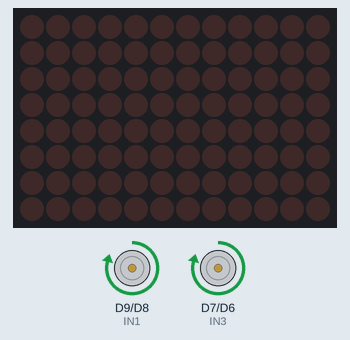
The sketch below on a simulated Arduino Uno R4 WiFi. Shown: 12×8 LED matrix, motor-driver pin pairs drawn as motors (green arrow = first pin HIGH = forward, orange = second pin HIGH = backward, longer = more drive, scaled by the enable pin).

Above: at 1.5 s.
At 4.5 s:
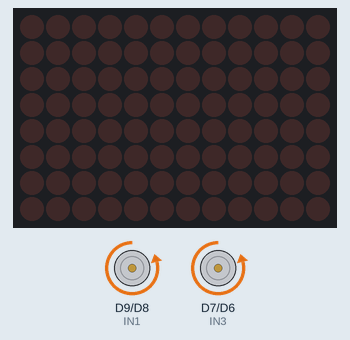
At 7.5 s:
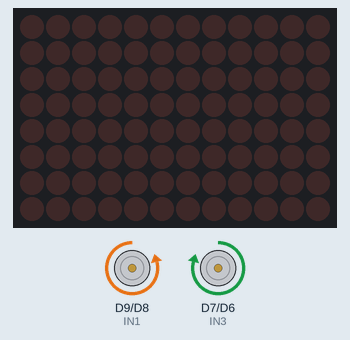
At 10.5 s:
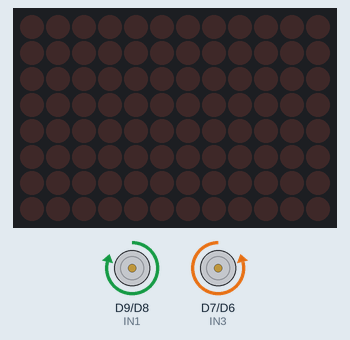
Timing chart, 0 to 15.6 s (numbered marks = the images above):
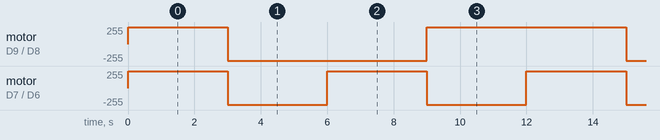

Measured:
- by itself, motor on D9 (IN1) / D8 (IN2): repeats every 12.0 s: backward 249/255 6.0 s, forward 249/255 6.0 s
- by itself, motor on D7 (IN3) / D6 (IN4): alternates forward 249/255 for 3.0 s and backward 249/255 for 3.0 s

The sketch:

RobotCar_15.ino
```cpp
//15การสั่งงานให้หุ่นยนต์ ถอยหลัง เลี้ยวซ้าย เลี้ยวขวา หมุนซ้าย หมุนขวา และหยุด

#include "Arduino_LED_Matrix.h"
#include "normal.h"
#include "right.h"
#include "left.h"
#include "inv_right.h"
#include "inv_left.h"
#include "stop.h"

ArduinoLEDMatrix matrix;

//มอเตอร์ซ้าย
int ENA=10;
int IN1=9;
int IN2=8;
//มอเตอร์ขวา
int ENB=5;
int IN3=7;
int IN4=6;

// // Animation
// unsigned long run_time = 0;
// unsigned long prev_time = 0;

//ใช้ชดเชยการเบี้ยวของการเคลื่อนที่
int B_L = 0; //ล้อซ้าย
int B_R = 0; //ล้อขวา

void setup() {
  //กำหนดให้ขาต่าง ๆ เป็นอินพุตและเอาต์พุต
  pinMode(ENA, OUTPUT);
  pinMode(ENB, OUTPUT);
  pinMode(IN1, OUTPUT);
  pinMode(IN2, OUTPUT);
  pinMode(IN3, OUTPUT);
  pinMode(IN4, OUTPUT);
  //เปลี่ยนความละเอียดของ PWM จาก 0 - 255 เป็น 0 - 4095
  analogWriteResolution(12);

  // Animation
  matrix.begin();
  matrix.play(true);
}

void forward(){
  matrix.loadSequence(normal_s);
  // delay(3000);
  // ฟังก์ชั่นนี้จะให้หุ่นยนต์เคลื่อนที่ไปข้างหน้าด้วยความเร็วคงที่
  //กำหนดให้พารามิเตอร์ที่ L298N เดินหน้า
  digitalWrite(IN1, HIGH);
  digitalWrite(IN2, LOW);
  digitalWrite(IN3, HIGH);
  digitalWrite(IN4, LOW);
  // ใส่ความเร็วให้กับมอเตอร์ซ้ายและขวาที่ 4000 โดยค่าความเร็วจะมีค่าได้ตั้งแต่ 0 ไปจนถึง 4095
  analogWrite(ENA, 4000-B_L);
  analogWrite(ENB, 4000-B_R);
}

void backward(){
  matrix.loadSequence(normal_s);
  // delay(3000);
  // ฟังก์ชั่นนี้จะให้หุ่นยนต์เคลื่อนที่ไปข้างหลังด้วยความเร็วคงที่
  //กำหนดให้พารามิเตอร์ที่ L298N ถอยหลัง
  digitalWrite(IN1, LOW);
  digitalWrite(IN2, HIGH);
  digitalWrite(IN3, LOW);
  digitalWrite(IN4, HIGH);
  // ใส่ความเร็วให้กับมอเตอร์ซ้ายและขวาที่ 4000 โดยค่าความเร็วจะมีค่าได้ตั้งแต่ 0 ไปจนถึง 4095
  analogWrite(ENA, 4000-B_L);
  analogWrite(ENB, 4000-B_R);
}

void forward_left(){
  matrix.loadSequence(left_s);
  // delay(3000);
  // ฟังก์ชั่นนี้จะให้หุ่นยนต์เลี้ยวซ้าย
  //กำหนดให้พารามิเตอร์ที่ L298N เดินหน้า
  digitalWrite(IN1, HIGH);
  digitalWrite(IN2, LOW);
  digitalWrite(IN3, HIGH);
  digitalWrite(IN4, LOW);
  // ใส่ความเร็วให้กับมอเตอร์ซ้ายหยุดและขวาที่ค่าความเร็ว 4000
  analogWrite(ENA, 0);
  analogWrite(ENB, 4000-B_R);
}

// void backward_left(){
//   // ฟังก์ชั่นนี้จะให้หุ่นยนต์เลี้ยวซ้ายแบบถอยหลัง
//   //กำหนดให้พารามิเตอร์ที่ L298N ให้ถอยหลัง
//   digitalWrite(IN1, LOW);
//   digitalWrite(IN2, HIGH);
//   digitalWrite(IN3, LOW);
//   digitalWrite(IN4, HIGH);
//   // ใส่ความเร็วให้กับมอเตอร์ซ้ายหยุดและขวาที่ค่าความเร็ว 4000
//   analogWrite(ENA, 0);
//   analogWrite(ENB, 4000-B_R);
// }

void forward_right(){
  matrix.loadSequence(right_s);
  // delay(3000);
  // ฟังก์ชั่นนี้จะให้หุ่นยนต์เลี้ยวขวา
  //กำหนดให้พารามิเตอร์ที่ L298N เดินหน้า
  digitalWrite(IN1, HIGH);
  digitalWrite(IN2, LOW);
  digitalWrite(IN3, HIGH);
  digitalWrite(IN4, LOW);
  // ใส่ความเร็วให้กับมอเตอร์ซ้ายที่ค่าความเร็ว 4000 และขวาหยุด
  analogWrite(ENA, 4000-B_L);
  analogWrite(ENB, 0);
}

// void backward_right(){
//   // ฟังก์ชั่นนี้จะให้หุ่นยนต์ถอยหลังเลี้ยวขวา
//   //กำหนดให้พารามิเตอร์ที่ L298N ให้ถอยหลัง
//   digitalWrite(IN1, LOW);
//   digitalWrite(IN2, HIGH);
//   digitalWrite(IN3, LOW);
//   digitalWrite(IN4, HIGH);
//   // ใส่ความเร็วให้กับมอเตอร์ซ้ายที่ค่าความเร็ว 4000 และขวาหยุด
//   analogWrite(ENA, 4000-B_L);
//   analogWrite(ENB, 0);
// }

void around_right(){
  matrix.loadSequence(inv_right_s);
  // delay(3000);
  //ฟังก์ชั่นนี้จะให้หุ่นยนต์หมุนรอบตัวเองไปทางขวา
  //กำหนดให้พารามิเตอร์ที่ L298N หมุนขวา
  digitalWrite(IN1, HIGH);
  digitalWrite(IN2, LOW);
  digitalWrite(IN3, LOW);
  digitalWrite(IN4, HIGH);
  // ใส่ความเร็วให้กับมอเตอร์ซ้ายและขวาที่ค่าความเร็ว 4000
  analogWrite(ENA, 4000-B_L);
  analogWrite(ENB, 4000-B_R);
}

void around_left(){
  matrix.loadSequence(inv_left_s);
  // delay(3000);
  //ฟังก์ชั่นนี้จะให้หุ่นยนต์หมุนรอบตัวเองไปทางซ้าย
  //กำหนดให้พารามิเตอร์ที่ L298N หมุนซ้าย
  digitalWrite(IN1, LOW);
  digitalWrite(IN2, HIGH);
  digitalWrite(IN3, HIGH);
  digitalWrite(IN4, LOW);
  // ใส่ความเร็วให้กับมอเตอร์ซ้ายและขวาที่ค่าความเร็ว 4000
  analogWrite(ENA, 4000 - B_L);
  analogWrite(ENB, 4000 - B_R);
}

void stop(){
  matrix.loadSequence(stop_s);
  // delay(3000);
  //ฟังก์ชั่นนี้จะทำให้หุ่นยนต์หยุดเดิน คือการสั่งให้มอเตอร์ซ้ายและขวาหยุด
  digitalWrite(IN1, LOW);
  digitalWrite(IN2, LOW);
  digitalWrite(IN3, LOW);
  digitalWrite(IN4, LOW);
}

void loop() {
  forward();
  delay(3000);
  backward();
  delay(3000);
  // forward_left();
  // delay(3000);
  // backward_left();
  // delay(3000);
  // forward_right();
  // delay(3000);
  // backward_right();
  // delay(3000);
  around_left();
  delay(3000);
  around_right();
  delay(3000);
}
```

inv_left.h
```cpp
const uint32_t inv_left_s[][4] = {
	{
		0x1e033061,
		0x84084806,
		0x403c0080,
		750
	},
  {
		0xe61f224,
		0xeed8a483,
		0xf82a82a8,
		750
	},
	{
		0xe01f024,
		0xeed8a483,
		0xf82a8004,
		750
	},
	{
		0xce09f0ff,
		0x83fe3fa3,
		0xf82a84a8,
		750
	}
};
```

inv_right.h
```cpp
const uint32_t inv_right_s[][4] = {
	{
		0x780cc18,
		0x61020220,
		0x4607c020,
		750
	},
	{
		0xce09f0e4,
		0x836e24a3,
		0xf82a82a8,
		750
	},
	{
		0xe01f0e4,
		0x836e24a3,
		0xf82a8400,
		750
	},
	{
		0xe61f23f,
		0xeff8bf83,
		0xf82a82a4,
		750
	}
};
```

left.h
```cpp
const uint32_t left_s[][4] = {
	{
		0x600c018,
		0x3003001,
		0x800c0060,
		1000
	},
  {
		0xe05f464,
		0xc3682483,
		0xf82a82a8,
		1000
	},
	{
		0x8e09f4e4,
		0xc3682483,
		0xf8ea8800,
		1000
	}
};
```

normal.h
```cpp
const uint32_t normal_s[][4] = {
	{
		0xe09f2e4,
		0xe3682483,
		0xf82a82a8,
		1000
	},
	{
		0xe05f464,
		0xc2d82483,
		0xf8000000,
		1000
	},
	{
		0xe09f2e4,
		0xe3682483,
		0xf82a8000,
		1000
	}
};
```

right.h
```cpp
const uint32_t right_s[][4] = {
	{
		0x6003001,
		0x800c00c0,
		0x18030060,
		1000
	},
	{
		0xe05f064,
		0xe2d82483,
		0xf82a82a0,
		1000
	},
	{
		0xe25f264,
		0xe2d82483,
		0xf82ae002,
		1000
	}
};
```

stop.h
```cpp
const uint32_t stop_s[][4] = {
	{
		0xf010820,
		0x42f42f42,
		0x41080f0,
		1000
	},
	{
		0xe09f2e4,
		0xe3682483,
		0xf82a82a8,
		1000
	},
	{
		0xe09f2e4,
		0xe2d82483,
		0xf82a82a8,
		1000
	}
};
```
